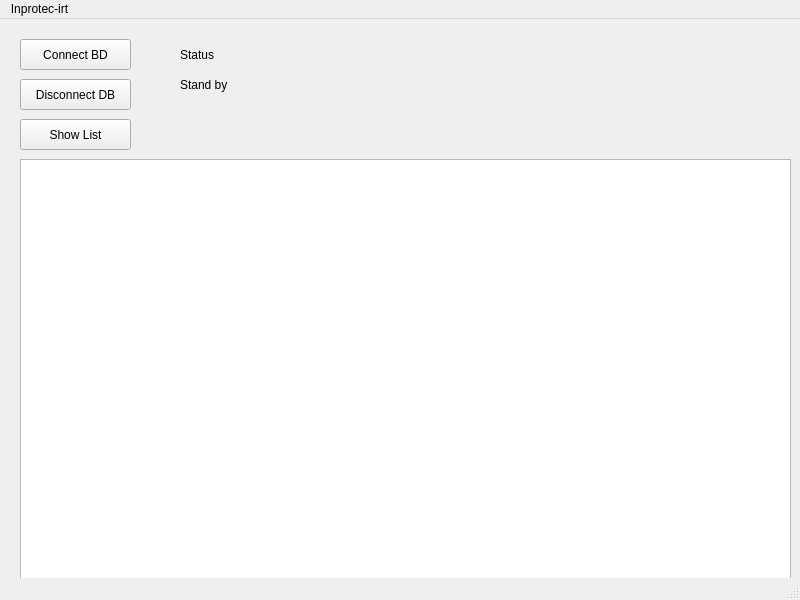
<?xml version="1.0" encoding="UTF-8"?>
<ui version="4.0">
 <class>MainWindow</class>
 <widget class="QMainWindow" name="MainWindow">
  <property name="geometry">
   <rect>
    <x>0</x>
    <y>0</y>
    <width>800</width>
    <height>600</height>
   </rect>
  </property>
  <property name="windowTitle">
   <string>MainWindow</string>
  </property>
  <widget class="QWidget" name="centralwidget">
   <widget class="QPushButton" name="pushButton">
    <property name="geometry">
     <rect>
      <x>20</x>
      <y>20</y>
      <width>111</width>
      <height>31</height>
     </rect>
    </property>
    <property name="text">
     <string>Connect BD</string>
    </property>
   </widget>
   <widget class="QLabel" name="label">
    <property name="geometry">
     <rect>
      <x>180</x>
      <y>50</y>
      <width>251</width>
      <height>31</height>
     </rect>
    </property>
    <property name="text">
     <string>Stand by</string>
    </property>
   </widget>
   <widget class="QPushButton" name="pushButton_2">
    <property name="geometry">
     <rect>
      <x>20</x>
      <y>60</y>
      <width>111</width>
      <height>31</height>
     </rect>
    </property>
    <property name="text">
     <string>Disconnect DB</string>
    </property>
   </widget>
   <widget class="QLabel" name="label_2">
    <property name="geometry">
     <rect>
      <x>180</x>
      <y>20</y>
      <width>81</width>
      <height>31</height>
     </rect>
    </property>
    <property name="text">
     <string>Status</string>
    </property>
   </widget>
   <widget class="QPushButton" name="pushButton_3">
    <property name="geometry">
     <rect>
      <x>20</x>
      <y>100</y>
      <width>111</width>
      <height>31</height>
     </rect>
    </property>
    <property name="text">
     <string>Show List</string>
    </property>
   </widget>
   <widget class="QTableWidget" name="tableWidget">
    <property name="geometry">
     <rect>
      <x>20</x>
      <y>140</y>
      <width>771</width>
      <height>421</height>
     </rect>
    </property>
   </widget>
  </widget>
  <widget class="QMenuBar" name="menubar">
   <property name="geometry">
    <rect>
     <x>0</x>
     <y>0</y>
     <width>800</width>
     <height>20</height>
    </rect>
   </property>
   <widget class="QMenu" name="menuInprotec_irt">
    <property name="title">
     <string>Inprotec-irt</string>
    </property>
   </widget>
   <addaction name="menuInprotec_irt"/>
  </widget>
  <widget class="QStatusBar" name="statusbar"/>
 </widget>
 <resources/>
 <connections/>
</ui>
